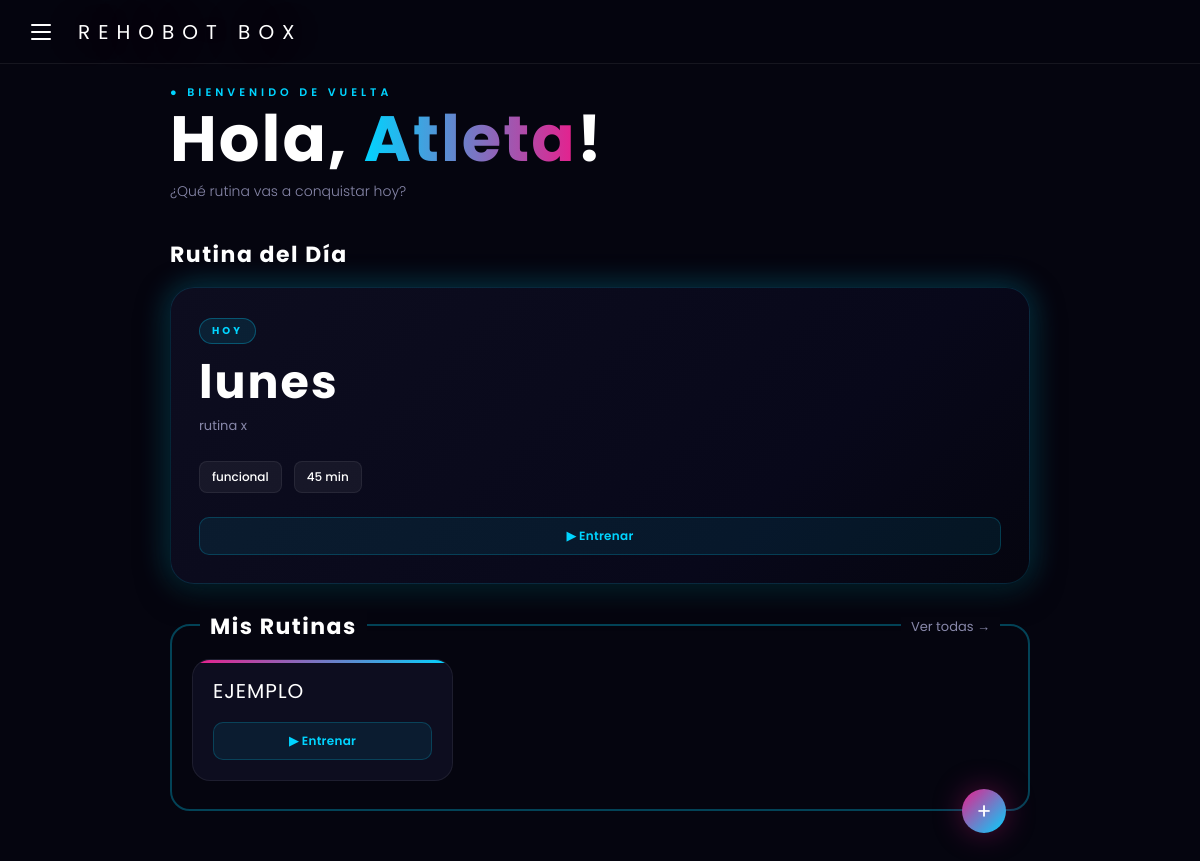
Page /inicio/ (signed in) on the earlier database version.
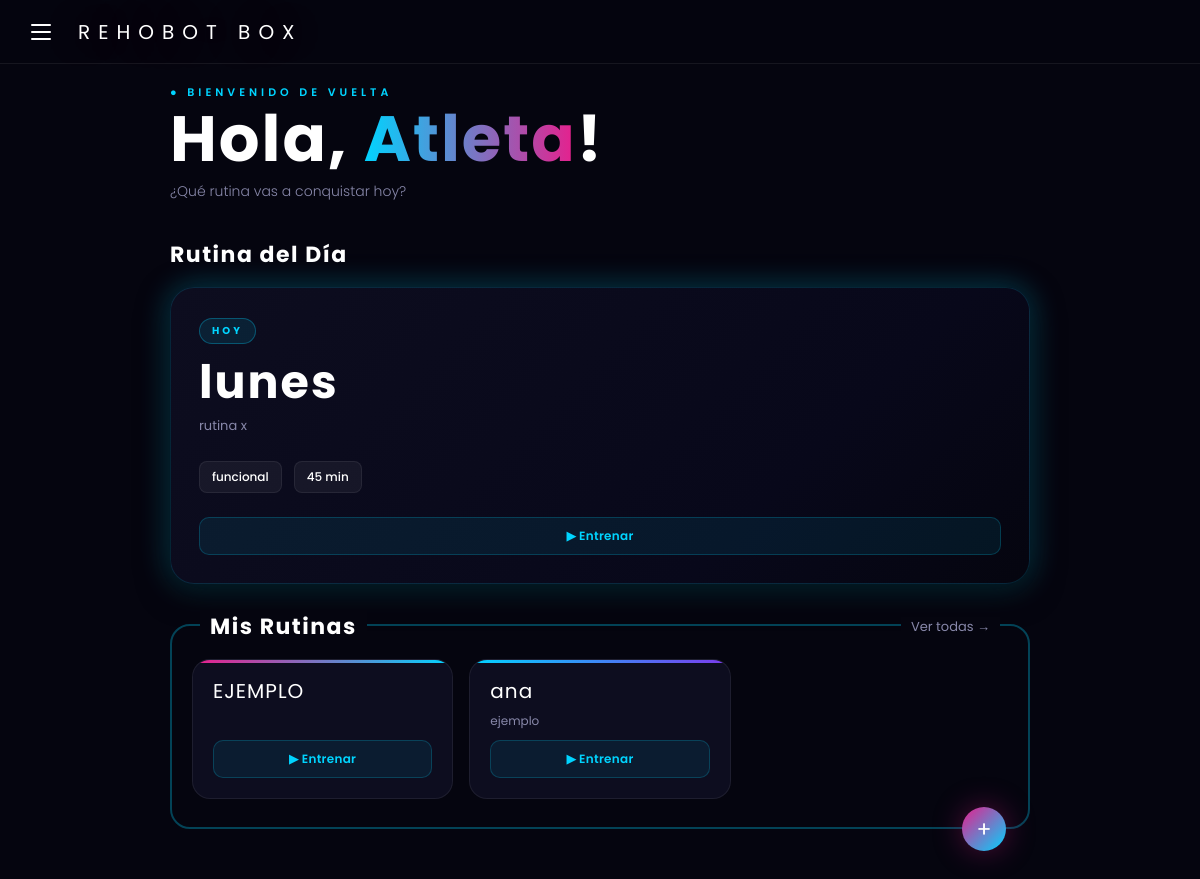
Same page on the later database version.
### rutinas/models.py (models this page shows, shortened)
class Rutina(models.Model):
    TIPO_RUTINA = [
        ('predeterminada', 'Predeterminada'),
        ('personal', 'Personal'),
    ]
    TIPO_ENTRENAMIENTO = [
        ('crossfit',     'CrossFit'),
        ('fuerza',       'Fuerza'),
        ('cardio',       'Cardio'),
        ('funcional',    'Funcional'),
        ('hipertrofia',  'Hipertrofia'),
        ('flexibilidad', 'Flexibilidad'),
    ]
    NIVELES = [
        ('principiante', 'Principiante'),
        ('intermedio',   'Intermedio'),
        ('avanzado',     'Avanzado'),
    ]
    DIAS = [
        ('lun', 'Lunes'),
        ('mar', 'Martes'),
        ('mie', 'Miércoles'),
        ('jue', 'Jueves'),
        ('vie', 'Viernes'),
        ('sab', 'Sábado'),
        ('dom', 'Domingo'),
    ]
    id_rutina = models.AutoField(primary_key=True)
    id_usuario = models.ForeignKey(Usuario, on_delete=models.CASCADE, related_name='rutinas')
    nombre_rutina = models.CharField(max_length=100)
    descripcion = models.TextField(max_length=500, blank=True)
    tipo_rutina = models.CharField(max_length=20, choices=TIPO_RUTINA, default='personal')
    tipo_entrenamiento = models.CharField(max_length=20, choices=TIPO_ENTRENAMIENTO, default='funcional')
    duracion = models.IntegerField(default=45)
    nivel = models.CharField(max_length=20, choices=NIVELES, default='principiante')
    dias = models.CharField(max_length=50, blank=True)
    creada_en = models.DateTimeField(auto_now_add=True)
    fecha_creacion = models.DateTimeField(auto_now_add=True)

### gimnasio/views.py (the view)
# urls.py: path('inicio/', views.inicio, name='inicio'),
@login_required
def inicio(request):
    print("Usuario actual:", request.user)
    print("ID usuario:", request.user.id)
    membresia_activa = Membresia.objects.filter(
        id_usuario=request.user,
        estado='activa'
    ).first()
    if not membresia_activa:
        return redirect('planes')
    predeterminada = Rutina.objects.filter(
        tipo_rutina='predeterminada'
    ).order_by('-fecha_creacion').first()
    rutinasUsuario = Rutina.objects.filter(
        id_usuario=request.user,
        tipo_rutina='personal'
    )
    return render(request, 'gimnasio/inicio.html', {'rutina': predeterminada,'rutinas': rutinasUsuario})

### usuarios/models.py (called while the page is built)
    def __str__(self):
        return self.email

### templates/gimnasio/inicio.html (shortened to what this page needs)
{% load static %}
<!DOCTYPE html>
<html lang="es">
<head>
  <link rel="stylesheet" href="https://cdnjs.cloudflare.com/ajax/libs/font-awesome/6.5.0/css/all.min.css">
  <link rel="stylesheet" href="{% static 'css/inicio.css' %}">
</head>
<body>
  <header class="topbar">
    <label for="sidebar-toggle" class="menu-btn" aria-label="Menú">
      <span></span>
      <span></span>
      <span></span>
    </label>
    <span class="topbar-title">REHOBOT BOX</span>
  </header>
  <main class="main">
    <section class="greeting">
      <p class="greeting-sup">● Bienvenido de vuelta</p>
      <h1 class="greeting-name">
        Hola, <span class="highlight">{{ user.first_name|default:"Atleta" }}</span>!
      </h1>
      <p class="greeting-sub">¿Qué rutina vas a conquistar hoy?</p>
    </section>
    <section class="rutina-dia-wrap">
      <div class="section-header">
        <h2 class="section-title">Rutina del Día</h2>
      </div>
      {% if rutina %}
        <div class="rutina-dia-card">
          <div class="rutina-badge">HOY</div>
          <h3 class="rutina-nombre">{{ rutina.nombre_rutina }}</h3>
          <p class="rutina-desc">{{ rutina.descripcion }}</p>
          <div class="rutina-caracteristicas">
            <span class="etiqueta">{{ rutina.tipo_entrenamiento }}</span>
            <span class="etiqueta">{{ rutina.duracion }} min</span>
          </div>
          <a href="{% url 'detalle_rutina' rutina.pk %}" class="btn-empezar">▶ Entrenar</a>
        </div>
      {% else %}
        <div class="empty-state">
          <p class="empty-title">Sin rutina asignada</p>
          <p class="empty-sub">No tienes una rutina para hoy.<br>¡Crea una o contacta a tu entrenador!</p>
        </div>
      {% endif %}
    </section>
    <section class="rutinas-wrap">
  <div class="rutinas-border-box">
    <div class="rutinas-top-bar">
      <h2 class="section-title">Mis Rutinas</h2>
      <a href="{% url 'lista_rutinas' %}" class="section-link">Ver todas →</a>
    </div>
      {% if rutinas %}
        <div class="rutinas-grid">
          {% for r in rutinas|slice:":4" %}
            <div class="rutina-card">
              <p class="rutina-card-nombre">{{ r.nombre_rutina }}</p>
              <p class="rutina-card-desc">{{ r.descripcion }}</p>
              <a href="{% url 'detalle_rutina' r.pk %}" class="btn-empezar">▶ Entrenar</a>
            </div>
          {% endfor %}
        </div>
      {% else %}
        <div class="empty-state">
          <p>No tienes rutinas aún.</p>
        </div>
      {% endif %}
      </div>
      <a href="{% url 'crear_rutina' %}" class="fab-inline" title="Nueva rutina">+</a>
    </section>
  </main>
</body>
</html>

Differences in the rows shown:
added Rutina: nombre_rutina "ana", descripcion "ejemplo"
